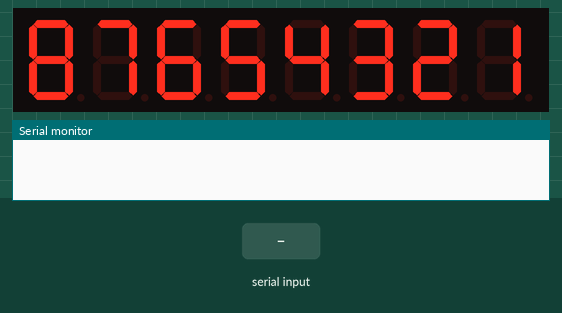
A sketch run on a simulated Arduino Uno, built with avr-gcc and run on an emulated ATmega328P. Parts: 8-digit seven-segment display, the last lines printed to the serial monitor. The inputs (shaded band) are chosen by the test bench.

Above: at 1.2 s.
1.3 s: "90,45\n" received over Serial
At 2.5 s:
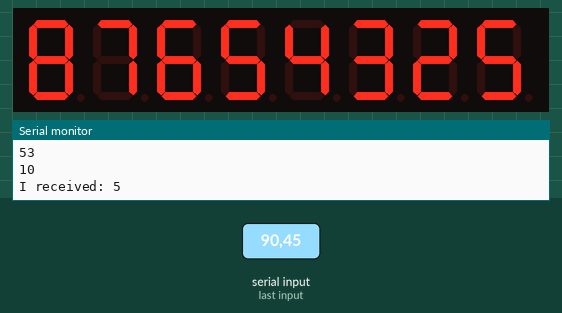
2.8 s: "30,150\n" received over Serial
At 3.7 s:
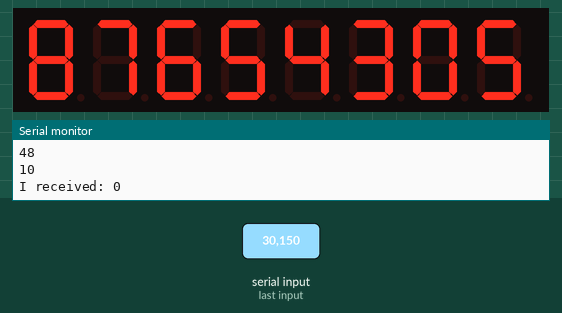
Timing chart, 0 to 5.8 s (numbered marks = the images above; inputs shaded):
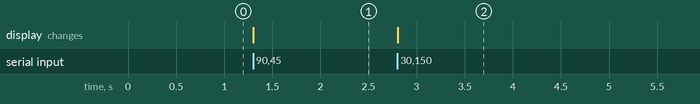

Measured:
- after the input at 1.3 s, the display: changes at once (image 1)
- after the input at 2.8 s, the display: changes at once (image 2)

The sketch:

test3.ino
```cpp
#include "LedControl.h"
String inString = "";
int pos = 0;
// Arduino Pin 5 to DIN, 4 to Clk, 2 to LOAD, no.of devices is 1
LedControl lc = LedControl(12, 11, 10, 1);
void setup() {
    Serial.begin(115200);
    // Initialize the MAX7219 device
    lc.shutdown(0, false); // Enable display
    lc.setIntensity(0, 10); // Set brightness level (0 is min, 15 is max)
    lc.clearDisplay(0); // Clear display register
    for (int i = 0; i < 8; i++) {
        lc.setDigit(0, i, i + 1, false);
    }
}
void loop() {

    // send data only when you receive data:
    if (Serial.available() > 0) {
        int inChar = Serial.read();
        if (isDigit(inChar)) {
            inString = (char) inChar;

        }


        Serial.println(inChar);
        if(inChar == 114){
            Serial.println("Reset...");
            for (int i = 0; i < 8; i++) {
              lc.setDigit(0, i, 0, false);
            }
            pos = -1;
        }else if (inChar == '\n') {
            int x = inString.toInt();
            Serial.print("I received: ");
            Serial.println(x);
            lc.setDigit(0, pos, x, false);
            pos++;
            if (pos > 7) {
                pos = 0;
            }
         }
    }
}

//To connect through Linux Shell
//stty raw -echo < /dev/ttyUSB0 #activate connection
//while [ 1 ];do for i in `seq 0 9`;do for x in `seq 0 9`;do echo $i > /dev/ttyUSB0;sleep .05;done;done;done #this loops through all digits
```
